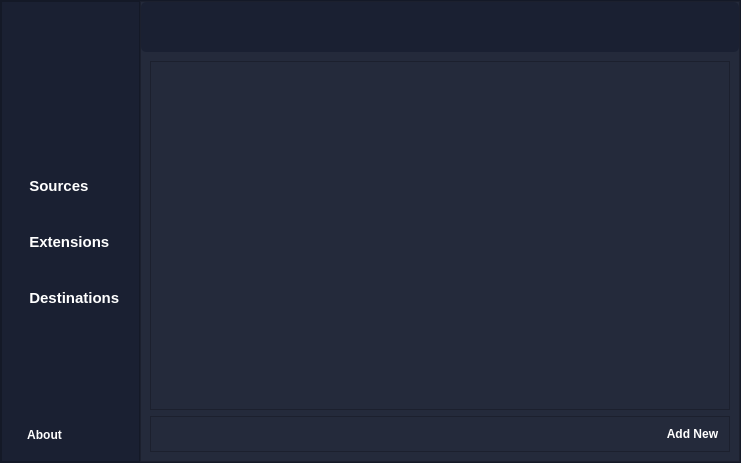
<?xml version="1.0" encoding="UTF-8"?>
<ui version="4.0">
 <class>MainWindow</class>
 <widget class="QMainWindow" name="MainWindow">
  <property name="geometry">
   <rect>
    <x>0</x>
    <y>0</y>
    <width>741</width>
    <height>463</height>
   </rect>
  </property>
  <property name="windowTitle">
   <string>Pathfinder</string>
  </property>
  <property name="windowIcon">
   <iconset>
    <normalon>:/icons/logo.png</normalon>
   </iconset>
  </property>
  <property name="windowOpacity">
   <double>0.990000000000000</double>
  </property>
  <property name="styleSheet">
   <string notr="true">background-color: rgb(26, 32, 50);</string>
  </property>
  <widget class="QWidget" name="centralwidget">
   <layout class="QVBoxLayout" name="verticalLayout">
    <property name="spacing">
     <number>0</number>
    </property>
    <property name="leftMargin">
     <number>0</number>
    </property>
    <property name="topMargin">
     <number>0</number>
    </property>
    <property name="rightMargin">
     <number>0</number>
    </property>
    <property name="bottomMargin">
     <number>0</number>
    </property>
    <item>
     <widget class="QFrame" name="mainFrame">
      <property name="frameShape">
       <enum>QFrame::StyledPanel</enum>
      </property>
      <property name="frameShadow">
       <enum>QFrame::Raised</enum>
      </property>
      <layout class="QHBoxLayout" name="horizontalLayout_2">
       <property name="spacing">
        <number>0</number>
       </property>
       <property name="leftMargin">
        <number>0</number>
       </property>
       <property name="topMargin">
        <number>0</number>
       </property>
       <property name="rightMargin">
        <number>0</number>
       </property>
       <property name="bottomMargin">
        <number>0</number>
       </property>
       <item>
        <widget class="QFrame" name="sidebarFrame">
         <property name="maximumSize">
          <size>
           <width>165</width>
           <height>16777215</height>
          </size>
         </property>
         <property name="styleSheet">
          <string notr="true">background-color: rgb(26, 32, 50);</string>
         </property>
         <property name="frameShape">
          <enum>QFrame::StyledPanel</enum>
         </property>
         <property name="frameShadow">
          <enum>QFrame::Raised</enum>
         </property>
         <layout class="QVBoxLayout" name="verticalLayout_2">
          <item>
           <layout class="QHBoxLayout" name="logoLayout">
            <property name="spacing">
             <number>0</number>
            </property>
            <property name="topMargin">
             <number>20</number>
            </property>
            <property name="bottomMargin">
             <number>20</number>
            </property>
            <item>
             <widget class="QLabel" name="logoLabel">
              <property name="maximumSize">
               <size>
                <width>64</width>
                <height>64</height>
               </size>
              </property>
              <property name="layoutDirection">
               <enum>Qt::LeftToRight</enum>
              </property>
              <property name="text">
               <string/>
              </property>
              <property name="textFormat">
               <enum>Qt::AutoText</enum>
              </property>
              <property name="pixmap">
               <pixmap resource="../assets/resource.qrc">:/icons/logo.png</pixmap>
              </property>
              <property name="scaledContents">
               <bool>true</bool>
              </property>
              <property name="alignment">
               <set>Qt::AlignCenter</set>
              </property>
              <property name="wordWrap">
               <bool>false</bool>
              </property>
             </widget>
            </item>
           </layout>
          </item>
          <item>
           <spacer name="bottomSpacer">
            <property name="orientation">
             <enum>Qt::Vertical</enum>
            </property>
            <property name="sizeHint" stdset="0">
             <size>
              <width>20</width>
              <height>40</height>
             </size>
            </property>
           </spacer>
          </item>
          <item>
           <widget class="QPushButton" name="sourceButton">
            <property name="minimumSize">
             <size>
              <width>0</width>
              <height>50</height>
             </size>
            </property>
            <property name="maximumSize">
             <size>
              <width>16777215</width>
              <height>16777215</height>
             </size>
            </property>
            <property name="font">
             <font>
              <pointsize>11</pointsize>
              <weight>75</weight>
              <bold>true</bold>
             </font>
            </property>
            <property name="toolTip">
             <string>Tracked folders</string>
            </property>
            <property name="toolTipDuration">
             <number>-1</number>
            </property>
            <property name="styleSheet">
             <string notr="true">QPushButton
{
color: rgb(255, 255, 255);
border-radius: 10px;
text-align: left;
padding: 10px;
}

QPushButton:hover
{
color: rgb(255, 255, 255);
border-radius: 10px;
text-align: left;
padding: 10px;
background-color: rgb(36, 42, 59);
}

QPushButton:checked
{
color: rgb(255, 255, 255);
border-radius: 10px;
text-align: left;
padding: 10px;
	background-color: rgb(47, 55, 77);
}
</string>
            </property>
            <property name="text">
             <string>  Sources</string>
            </property>
            <property name="icon">
             <iconset>
              <normalon>:/icons/folder.ico</normalon>
              <activeoff>:/icons/images/folder.ico</activeoff>
             </iconset>
            </property>
            <property name="checkable">
             <bool>true</bool>
            </property>
            <property name="checked">
             <bool>false</bool>
            </property>
            <property name="flat">
             <bool>true</bool>
            </property>
            <property name="color" stdset="0">
             <color>
              <red>26</red>
              <green>32</green>
              <blue>50</blue>
             </color>
            </property>
           </widget>
          </item>
          <item>
           <widget class="QPushButton" name="extButton">
            <property name="minimumSize">
             <size>
              <width>0</width>
              <height>50</height>
             </size>
            </property>
            <property name="font">
             <font>
              <pointsize>11</pointsize>
              <weight>75</weight>
              <bold>true</bold>
             </font>
            </property>
            <property name="toolTip">
             <string>Tracked file extensions</string>
            </property>
            <property name="layoutDirection">
             <enum>Qt::LeftToRight</enum>
            </property>
            <property name="styleSheet">
             <string notr="true">QPushButton
{
color: rgb(255, 255, 255);
border-radius: 10px;
text-align: left;
padding: 10px;
}

QPushButton:hover
{
color: rgb(255, 255, 255);
border-radius: 10px;
text-align: left;
padding: 10px;
background-color: rgb(36, 42, 59);
}

QPushButton:checked
{
color: rgb(255, 255, 255);
border-radius: 10px;
text-align: left;
padding: 10px;
background-color: rgb(47, 55, 77);
}</string>
            </property>
            <property name="text">
             <string>  Extensions</string>
            </property>
            <property name="icon">
             <iconset>
              <normalon>:/icons/puzzle.ico</normalon>
              <activeoff>:/icons/images/puzzle.ico</activeoff>
             </iconset>
            </property>
            <property name="checkable">
             <bool>true</bool>
            </property>
            <property name="flat">
             <bool>true</bool>
            </property>
           </widget>
          </item>
          <item>
           <widget class="QPushButton" name="destButton">
            <property name="minimumSize">
             <size>
              <width>0</width>
              <height>50</height>
             </size>
            </property>
            <property name="font">
             <font>
              <pointsize>11</pointsize>
              <weight>75</weight>
              <bold>true</bold>
             </font>
            </property>
            <property name="toolTip">
             <string>New file locations</string>
            </property>
            <property name="styleSheet">
             <string notr="true">QPushButton
{
color: rgb(255, 255, 255);
border-radius: 10px;
text-align: left;
padding: 10px;
}

QPushButton:hover
{
color: rgb(255, 255, 255);
border-radius: 10px;
text-align: left;
padding: 10px;
background-color: rgb(36, 42, 59);
}

QPushButton:checked
{
color: rgb(255, 255, 255);
border-radius: 10px;
text-align: left;
padding: 10px;
background-color: rgb(47, 55, 77);
}</string>
            </property>
            <property name="text">
             <string>  Destinations</string>
            </property>
            <property name="icon">
             <iconset>
              <normalon>:/icons/travel.ico</normalon>
              <activeoff>:/icons/images/travel.ico</activeoff>
             </iconset>
            </property>
            <property name="checkable">
             <bool>true</bool>
            </property>
            <property name="flat">
             <bool>true</bool>
            </property>
            <property name="color" stdset="0">
             <color>
              <red>26</red>
              <green>32</green>
              <blue>50</blue>
             </color>
            </property>
           </widget>
          </item>
          <item>
           <spacer name="upperSpacer">
            <property name="orientation">
             <enum>Qt::Vertical</enum>
            </property>
            <property name="sizeType">
             <enum>QSizePolicy::Expanding</enum>
            </property>
            <property name="sizeHint" stdset="0">
             <size>
              <width>20</width>
              <height>40</height>
             </size>
            </property>
           </spacer>
          </item>
          <item>
           <widget class="QPushButton" name="infoButton">
            <property name="minimumSize">
             <size>
              <width>0</width>
              <height>30</height>
             </size>
            </property>
            <property name="palette">
             <palette>
              <active>
               <colorrole role="WindowText">
                <brush brushstyle="SolidPattern">
                 <color alpha="255">
                  <red>255</red>
                  <green>255</green>
                  <blue>255</blue>
                 </color>
                </brush>
               </colorrole>
               <colorrole role="Button">
                <brush brushstyle="SolidPattern">
                 <color alpha="255">
                  <red>26</red>
                  <green>32</green>
                  <blue>50</blue>
                 </color>
                </brush>
               </colorrole>
               <colorrole role="Text">
                <brush brushstyle="SolidPattern">
                 <color alpha="255">
                  <red>255</red>
                  <green>255</green>
                  <blue>255</blue>
                 </color>
                </brush>
               </colorrole>
               <colorrole role="ButtonText">
                <brush brushstyle="SolidPattern">
                 <color alpha="255">
                  <red>255</red>
                  <green>255</green>
                  <blue>255</blue>
                 </color>
                </brush>
               </colorrole>
               <colorrole role="Base">
                <brush brushstyle="SolidPattern">
                 <color alpha="255">
                  <red>26</red>
                  <green>32</green>
                  <blue>50</blue>
                 </color>
                </brush>
               </colorrole>
               <colorrole role="Window">
                <brush brushstyle="SolidPattern">
                 <color alpha="255">
                  <red>26</red>
                  <green>32</green>
                  <blue>50</blue>
                 </color>
                </brush>
               </colorrole>
              </active>
              <inactive>
               <colorrole role="WindowText">
                <brush brushstyle="SolidPattern">
                 <color alpha="255">
                  <red>255</red>
                  <green>255</green>
                  <blue>255</blue>
                 </color>
                </brush>
               </colorrole>
               <colorrole role="Button">
                <brush brushstyle="SolidPattern">
                 <color alpha="255">
                  <red>26</red>
                  <green>32</green>
                  <blue>50</blue>
                 </color>
                </brush>
               </colorrole>
               <colorrole role="Text">
                <brush brushstyle="SolidPattern">
                 <color alpha="255">
                  <red>255</red>
                  <green>255</green>
                  <blue>255</blue>
                 </color>
                </brush>
               </colorrole>
               <colorrole role="ButtonText">
                <brush brushstyle="SolidPattern">
                 <color alpha="255">
                  <red>255</red>
                  <green>255</green>
                  <blue>255</blue>
                 </color>
                </brush>
               </colorrole>
               <colorrole role="Base">
                <brush brushstyle="SolidPattern">
                 <color alpha="255">
                  <red>26</red>
                  <green>32</green>
                  <blue>50</blue>
                 </color>
                </brush>
               </colorrole>
               <colorrole role="Window">
                <brush brushstyle="SolidPattern">
                 <color alpha="255">
                  <red>26</red>
                  <green>32</green>
                  <blue>50</blue>
                 </color>
                </brush>
               </colorrole>
              </inactive>
              <disabled>
               <colorrole role="WindowText">
                <brush brushstyle="SolidPattern">
                 <color alpha="255">
                  <red>255</red>
                  <green>255</green>
                  <blue>255</blue>
                 </color>
                </brush>
               </colorrole>
               <colorrole role="Button">
                <brush brushstyle="SolidPattern">
                 <color alpha="255">
                  <red>26</red>
                  <green>32</green>
                  <blue>50</blue>
                 </color>
                </brush>
               </colorrole>
               <colorrole role="Text">
                <brush brushstyle="SolidPattern">
                 <color alpha="255">
                  <red>255</red>
                  <green>255</green>
                  <blue>255</blue>
                 </color>
                </brush>
               </colorrole>
               <colorrole role="ButtonText">
                <brush brushstyle="SolidPattern">
                 <color alpha="255">
                  <red>255</red>
                  <green>255</green>
                  <blue>255</blue>
                 </color>
                </brush>
               </colorrole>
               <colorrole role="Base">
                <brush brushstyle="SolidPattern">
                 <color alpha="255">
                  <red>26</red>
                  <green>32</green>
                  <blue>50</blue>
                 </color>
                </brush>
               </colorrole>
               <colorrole role="Window">
                <brush brushstyle="SolidPattern">
                 <color alpha="255">
                  <red>26</red>
                  <green>32</green>
                  <blue>50</blue>
                 </color>
                </brush>
               </colorrole>
              </disabled>
             </palette>
            </property>
            <property name="font">
             <font>
              <weight>75</weight>
              <bold>true</bold>
             </font>
            </property>
            <property name="toolTip">
             <string>Program info</string>
            </property>
            <property name="styleSheet">
             <string notr="true">QPushButton
{
color: rgb(255, 255, 255);
border-radius: 10px;
text-align: left;
padding: 10px;
}

QPushButton:hover
{
color: rgb(255, 255, 255);
border-radius: 10px;
text-align: left;
padding: 10px;
background-color: rgb(36, 42, 59);
}

QPushButton:checked
{
color: rgb(255, 255, 255);
border-radius: 10px;
text-align: left;
padding: 10px;
background-color: rgb(47, 55, 77);
}</string>
            </property>
            <property name="text">
             <string>  About</string>
            </property>
            <property name="icon">
             <iconset>
              <normalon>:/icons/info.ico</normalon>
              <activeoff>:/icons/images/info.ico</activeoff>
             </iconset>
            </property>
            <property name="checkable">
             <bool>true</bool>
            </property>
            <property name="autoDefault">
             <bool>false</bool>
            </property>
            <property name="default">
             <bool>false</bool>
            </property>
            <property name="flat">
             <bool>true</bool>
            </property>
           </widget>
          </item>
         </layout>
        </widget>
       </item>
       <item>
        <widget class="QFrame" name="contentFrame">
         <property name="styleSheet">
          <string notr="true">background-color: rgb(36, 42, 59);</string>
         </property>
         <property name="frameShape">
          <enum>QFrame::StyledPanel</enum>
         </property>
         <property name="frameShadow">
          <enum>QFrame::Raised</enum>
         </property>
         <layout class="QVBoxLayout" name="verticalLayout_6">
          <property name="spacing">
           <number>0</number>
          </property>
          <property name="leftMargin">
           <number>0</number>
          </property>
          <property name="topMargin">
           <number>0</number>
          </property>
          <property name="rightMargin">
           <number>0</number>
          </property>
          <property name="bottomMargin">
           <number>0</number>
          </property>
          <item>
           <widget class="QFrame" name="descriptionFrame">
            <property name="minimumSize">
             <size>
              <width>0</width>
              <height>50</height>
             </size>
            </property>
            <property name="autoFillBackground">
             <bool>false</bool>
            </property>
            <property name="styleSheet">
             <string notr="true">background-color: rgb(26, 32, 50);
border-radius: 5px;
</string>
            </property>
            <property name="frameShape">
             <enum>QFrame::StyledPanel</enum>
            </property>
            <property name="frameShadow">
             <enum>QFrame::Raised</enum>
            </property>
            <widget class="QLabel" name="descriptionLabel">
             <property name="geometry">
              <rect>
               <x>0</x>
               <y>0</y>
               <width>571</width>
               <height>50</height>
              </rect>
             </property>
             <property name="minimumSize">
              <size>
               <width>0</width>
               <height>50</height>
              </size>
             </property>
             <property name="maximumSize">
              <size>
               <width>16777215</width>
               <height>50</height>
              </size>
             </property>
             <property name="font">
              <font>
               <family>Roboto Medium</family>
               <pointsize>10</pointsize>
               <weight>75</weight>
               <bold>true</bold>
               <underline>false</underline>
               <strikeout>false</strikeout>
               <stylestrategy>PreferDefault</stylestrategy>
               <kerning>true</kerning>
              </font>
             </property>
             <property name="autoFillBackground">
              <bool>false</bool>
             </property>
             <property name="styleSheet">
              <string notr="true">QLabel
{
color: rgb(255, 255, 255);
border-radius: 10px;
text-align: left;
padding-left: 15px;
}</string>
             </property>
             <property name="text">
              <string/>
             </property>
             <property name="textFormat">
              <enum>Qt::AutoText</enum>
             </property>
             <property name="scaledContents">
              <bool>false</bool>
             </property>
             <property name="alignment">
              <set>Qt::AlignCenter</set>
             </property>
             <property name="wordWrap">
              <bool>true</bool>
             </property>
             <property name="textInteractionFlags">
              <set>Qt::LinksAccessibleByKeyboard|Qt::LinksAccessibleByMouse</set>
             </property>
            </widget>
           </widget>
          </item>
          <item>
           <layout class="QVBoxLayout" name="contentLayout">
            <property name="spacing">
             <number>6</number>
            </property>
            <property name="leftMargin">
             <number>9</number>
            </property>
            <property name="topMargin">
             <number>9</number>
            </property>
            <property name="rightMargin">
             <number>9</number>
            </property>
            <property name="bottomMargin">
             <number>9</number>
            </property>
            <item>
             <widget class="QFrame" name="scrollFrame">
              <property name="styleSheet">
               <string notr="true">QScrollBar:horizontal
    {
        height: 15px;
        margin: 3px 15px 3px 15px;
        border: 1px transparent #2A2929;
        border-radius: 4px;
        background-color: rgb(26, 32, 50);
    }

    QScrollBar::handle:horizontal
    {
       background-color: qlineargradient(spread:pad, x1:0.954545, y1:0, x2:0, y2:1, stop:0 rgba(39, 180, 255, 255), stop:1 rgba(44, 227, 255, 255));
        min-width: 5px;
        border-radius: 4px;
    }

    QScrollBar::add-line:horizontal
    {
        margin: 0px 3px 0px 3px;
        border-image: url(:/qss_icons/rc/right_arrow_disabled.png);
        width: 10px;
        height: 10px;
        subcontrol-position: right;
        subcontrol-origin: margin;
    }

    QScrollBar::sub-line:horizontal
    {
        margin: 0px 3px 0px 3px;
        border-image: url(:/qss_icons/rc/left_arrow_disabled.png);
        height: 10px;
        width: 10px;
        subcontrol-position: left;
        subcontrol-origin: margin;
    }

    QScrollBar::add-line:horizontal:hover,QScrollBar::add-line:horizontal:on
    {
        border-image: url(:/qss_icons/rc/right_arrow.png);
        height: 10px;
        width: 10px;
        subcontrol-position: right;
        subcontrol-origin: margin;
    }


    QScrollBar::sub-line:horizontal:hover, QScrollBar::sub-line:horizontal:on
    {
        border-image: url(:/qss_icons/rc/left_arrow.png);
        height: 10px;
        width: 10px;
        subcontrol-position: left;
        subcontrol-origin: margin;
    }

    QScrollBar::up-arrow:horizontal, QScrollBar::down-arrow:horizontal
    {
        background: none;
    }


    QScrollBar::add-page:horizontal, QScrollBar::sub-page:horizontal
    {
        background: none;
    }

    QScrollBar:vertical
    {
        background-color: rgb(26, 32, 50);
        width: 15px;
        margin: 15px 3px 15px 3px;
        border: 1px transparent #2A2929;
        border-radius: 4px;
    }

    QScrollBar::handle:vertical
    {
        background-color: qlineargradient(spread:pad, x1:0.954545, y1:0, x2:0, y2:1, stop:0 rgba(39, 180, 255, 255), stop:1 rgba(44, 227, 255, 255));
        min-height: 5px;
        border-radius: 4px;
    }

    QScrollBar::sub-line:vertical
    {
        margin: 3px 0px 3px 0px;
        border-image: url(:/qss_icons/rc/up_arrow_disabled.png);
        height: 10px;
        width: 10px;
        subcontrol-position: top;
        subcontrol-origin: margin;
    }

    QScrollBar::add-line:vertical
    {
        margin: 3px 0px 3px 0px;
        border-image: url(:/qss_icons/rc/down_arrow_disabled.png);
        height: 10px;
        width: 10px;
        subcontrol-position: bottom;
        subcontrol-origin: margin;
    }

    QScrollBar::sub-line:vertical:hover,QScrollBar::sub-line:vertical:on
    {
        border-image: url(:/qss_icons/rc/up_arrow.png);
        height: 10px;
        width: 10px;
        subcontrol-position: top;
        subcontrol-origin: margin;
    }

    QScrollBar::add-line:vertical:hover, QScrollBar::add-line:vertical:on
    {
        border-image: url(:/qss_icons/rc/down_arrow.png);
        height: 10px;
        width: 10px;
        subcontrol-position: bottom;
        subcontrol-origin: margin;
    }

    QScrollBar::up-arrow:vertical, QScrollBar::down-arrow:vertical
    {
        background: none;
    }

    QScrollBar::add-page:vertical, QScrollBar::sub-page:vertical
    {
        background: none;
    }</string>
              </property>
              <property name="frameShape">
               <enum>QFrame::StyledPanel</enum>
              </property>
              <property name="frameShadow">
               <enum>QFrame::Raised</enum>
              </property>
              <layout class="QVBoxLayout" name="verticalLayout_4">
               <property name="spacing">
                <number>0</number>
               </property>
               <property name="leftMargin">
                <number>0</number>
               </property>
               <property name="topMargin">
                <number>0</number>
               </property>
               <property name="rightMargin">
                <number>0</number>
               </property>
               <property name="bottomMargin">
                <number>0</number>
               </property>
               <item>
                <widget class="QScrollArea" name="scrollArea">
                 <property name="minimumSize">
                  <size>
                   <width>0</width>
                   <height>0</height>
                  </size>
                 </property>
                 <property name="focusPolicy">
                  <enum>Qt::NoFocus</enum>
                 </property>
                 <property name="styleSheet">
                  <string notr="true"/>
                 </property>
                 <property name="frameShape">
                  <enum>QFrame::NoFrame</enum>
                 </property>
                 <property name="frameShadow">
                  <enum>QFrame::Plain</enum>
                 </property>
                 <property name="verticalScrollBarPolicy">
                  <enum>Qt::ScrollBarAsNeeded</enum>
                 </property>
                 <property name="horizontalScrollBarPolicy">
                  <enum>Qt::ScrollBarAsNeeded</enum>
                 </property>
                 <property name="sizeAdjustPolicy">
                  <enum>QAbstractScrollArea::AdjustIgnored</enum>
                 </property>
                 <property name="widgetResizable">
                  <bool>true</bool>
                 </property>
                 <widget class="QWidget" name="scrollAreaContent">
                  <property name="geometry">
                   <rect>
                    <x>0</x>
                    <y>0</y>
                    <width>555</width>
                    <height>345</height>
                   </rect>
                  </property>
                  <property name="minimumSize">
                   <size>
                    <width>0</width>
                    <height>0</height>
                   </size>
                  </property>
                 </widget>
                </widget>
               </item>
              </layout>
             </widget>
            </item>
            <item>
             <widget class="QFrame" name="buttonFrame">
              <property name="styleSheet">
               <string notr="true"/>
              </property>
              <property name="frameShape">
               <enum>QFrame::StyledPanel</enum>
              </property>
              <property name="frameShadow">
               <enum>QFrame::Raised</enum>
              </property>
              <layout class="QHBoxLayout" name="horizontalLayout_3">
               <property name="spacing">
                <number>0</number>
               </property>
               <property name="leftMargin">
                <number>0</number>
               </property>
               <property name="topMargin">
                <number>0</number>
               </property>
               <property name="rightMargin">
                <number>0</number>
               </property>
               <property name="bottomMargin">
                <number>0</number>
               </property>
               <item>
                <spacer name="horizontalSpacer">
                 <property name="orientation">
                  <enum>Qt::Horizontal</enum>
                 </property>
                 <property name="sizeHint" stdset="0">
                  <size>
                   <width>40</width>
                   <height>20</height>
                  </size>
                 </property>
                </spacer>
               </item>
               <item>
                <widget class="QPushButton" name="addButton">
                 <property name="minimumSize">
                  <size>
                   <width>0</width>
                   <height>30</height>
                  </size>
                 </property>
                 <property name="maximumSize">
                  <size>
                   <width>16777215</width>
                   <height>16777215</height>
                  </size>
                 </property>
                 <property name="font">
                  <font>
                   <weight>75</weight>
                   <bold>true</bold>
                  </font>
                 </property>
                 <property name="toolTipDuration">
                  <number>-1</number>
                 </property>
                 <property name="layoutDirection">
                  <enum>Qt::LeftToRight</enum>
                 </property>
                 <property name="styleSheet">
                  <string notr="true">QPushButton
{
color: rgb(255, 255, 255);
border-radius: 5px;
text-align: center;
padding: 10px;
}

QPushButton:hover
{
color:rgb(255, 255, 255);
border-radius: 5px;
text-align: center;
padding: 10px;
background-color: rgb(26, 32, 50);
}

QPushButton:disabled
{
color: rgb(142, 142, 142);
border-radius: 5px;
text-align: center;
padding: 10px;
}</string>
                 </property>
                 <property name="text">
                  <string> Add New</string>
                 </property>
                 <property name="icon">
                  <iconset>
                   <normalon>:/icons/plus.ico</normalon>
                   <activeoff>:/icons/images/plus.ico</activeoff>
                  </iconset>
                 </property>
                </widget>
               </item>
              </layout>
             </widget>
            </item>
           </layout>
          </item>
         </layout>
        </widget>
       </item>
      </layout>
     </widget>
    </item>
   </layout>
  </widget>
 </widget>
 <tabstops>
  <tabstop>sourceButton</tabstop>
  <tabstop>extButton</tabstop>
  <tabstop>destButton</tabstop>
  <tabstop>infoButton</tabstop>
 </tabstops>
 <resources>
  <include location="../assets/resource.qrc"/>
 </resources>
 <connections/>
</ui>
